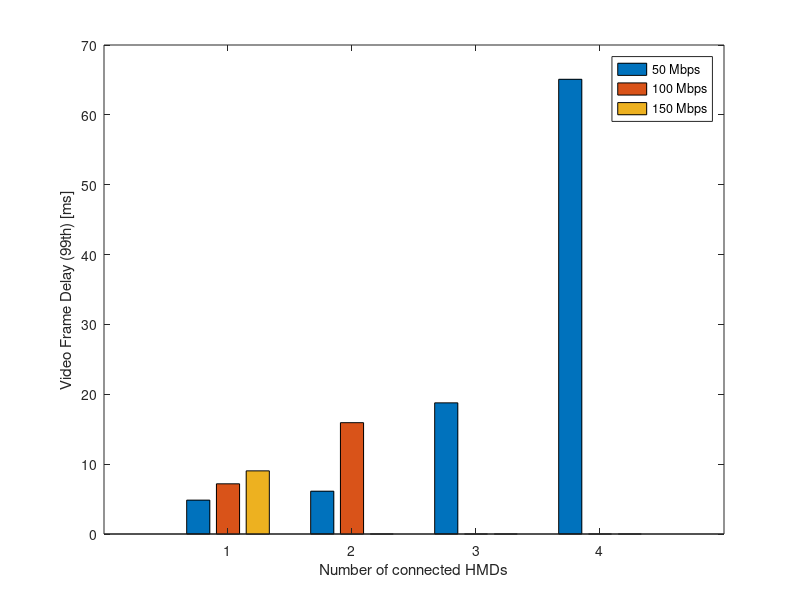
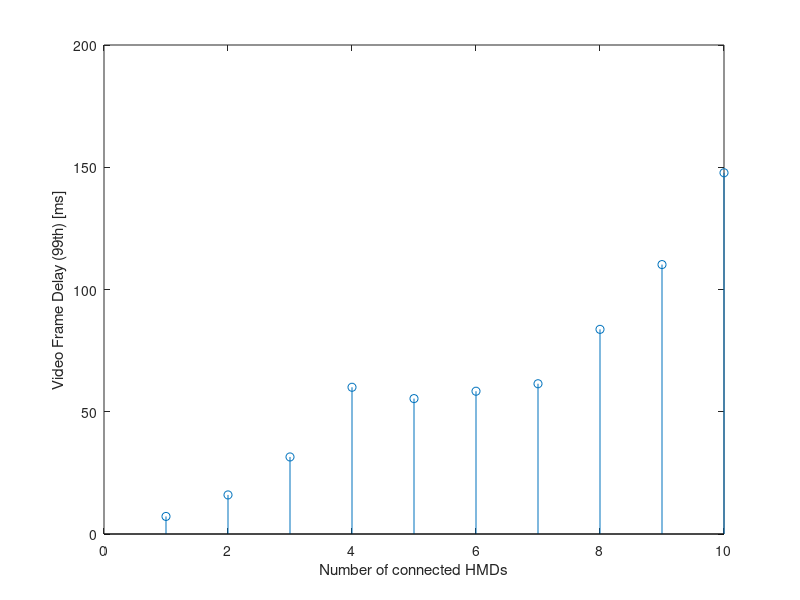
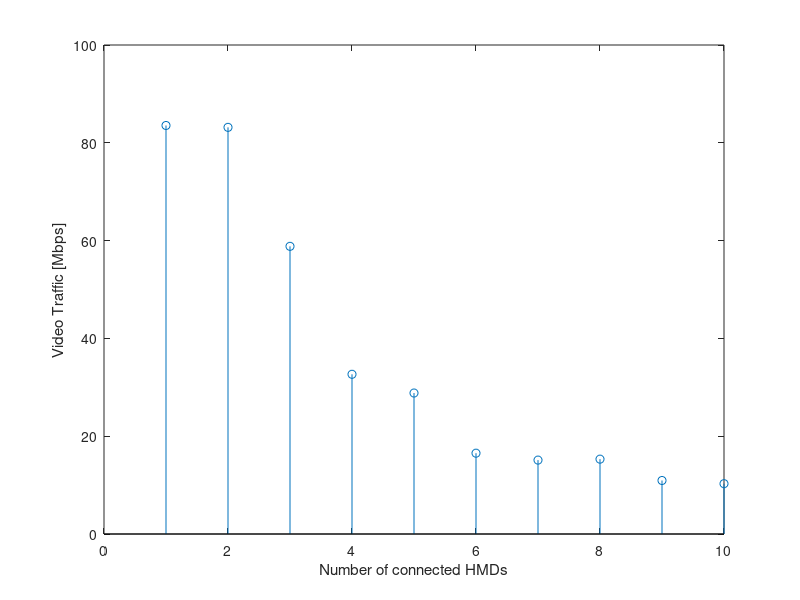

The MATLAB source for these figures, in order:

function PlotDelayvsUsers()

D50=[...
1 4 50000000.000000 0 0.000000 0.003612 0.004849 1.000000 48914880.000000 16.816143 0.004039 0.023468 23.500000 -67.607169 0
2 4 50000000.000000 0 0.000000 0.004228 0.006128 1.000000 48914880.000000 17.685835 0.016659 0.046537 24.499941 -67.607169 0
3 4 50000000.000000 0 0.000000 0.009479 0.018776 1.000000 48914880.000000 23.697738 0.093180 0.113119 93.990141 -67.607169 0
4 4 50000000.000000 0 0.000000 0.028172 0.065092 1.000000 48914880.000000 61.294592 0.089489 0.179012 412.353211 -67.607169 0
5 4 50000000.000000 0 0.000000 0.059113 0.123526 0.630050 33626080.000000 79.802519 0.088641 0.215833 923.185969 -67.607169 0;];

D100=[...
1 4 100000000.000000 0 0.000000 0.005649 0.007186 1.000000 97829760.000000 29.583794 0.006189 0.033282 47.337950 -67.607169 0
2 4 100000000.000000 0 0.000000 0.009707 0.015937 1.000000 97829760.000000 38.700982 0.085072 0.082261 107.834056 -67.607169 0
3 4 100000000.000000 0 0.000000 0.055197 0.103530 0.434499 68831500.000000 97.001921 0.092305 0.149056 930.834921 -67.607169 0
4 4 100000000.000000 0 0.000000 0.068478 0.130076 0.278095 36808540.000000 91.048422 0.089447 0.191691 959.832223 -67.607169 0;];

D150=[...
1 4 150000000.000000 0 0.000000 0.007672 0.009039 1.000000 146744640.000000 38.104785 0.010569 0.026264 68.226741 -67.607169 0
2 4 150000000.000000 0 0.000000 0.051882 0.103458 0.187393 107120200.000000 107.671791 0.074845 0.110737 910.454845 -67.607169 0;];


FrameDelay=[
    0.004849 0.006128 0.018776 0.065092;
    0.007186 0.015937 inf inf;
    0.009039 inf inf inf;].*1000;

figure
bar([1,2,3,4],FrameDelay');
ylabel('Video Frame Delay (99th) [ms]');
xlabel('Number of connected HMDs');
legend('50 Mbps','100 Mbps','150 Mbps');

RCA100=[...
1 4 100000000.000000 0 0.000000 0.005444 0.007186 1.000000 83542040.000000 23.982306 0.005853 0.028834 43.740478 -67.607169 1
2 4 100000000.000000 0 0.000000 0.007455 0.015983 1.000000 83159820.000000 32.707613 0.042485 0.076196 78.172792 -67.607169 1
3 4 100000000.000000 0 0.000000 0.012733 0.031513 0.998830 58827660.000000 36.514560 0.098339 0.124720 156.714200 -67.607169 1
4 4 100000000.000000 0 0.000000 0.015704 0.060016 0.995392 32660960.000000 33.138767 0.095129 0.156731 211.326025 -67.607169 1
5 4 100000000.000000 0 0.000000 0.017575 0.055381 0.994819 28830060.000000 28.346606 0.093447 0.181462 257.430467 -67.607169 1
6 4 100000000.000000 0 0.000000 0.018587 0.058395 0.991940 16526520.000000 22.789591 0.091161 0.207289 274.956786 -67.607169 1
7 4 100000000.000000 0 0.000000 0.021775 0.061455 0.993052 15115380.000000 21.289239 0.087975 0.231903 310.418833 -67.607169 1
8 4 100000000.000000 0 0.000000 0.028766 0.083701 0.996514 15307940.000000 24.368125 0.084950 0.266942 377.151033 -67.607169 1
9 4 100000000.000000 0 0.000000 0.040464 0.110196 0.993027 10941700.000000 30.425475 0.079130 0.312112 465.322418 -67.607169 1
10 4 100000000.000000 0 0.000000 0.056619 0.147752 0.990116 10293840.000000 38.174562 0.076500 0.327007 602.981124 -67.607169 1;];

figure
stem([1:10],RCA100(:,7).*1000);
%hold
%plot([1:10],ones(1,10).*(1/90));
%hold
ylabel('Video Frame Delay (99th) [ms]');
xlabel('Number of connected HMDs');
axis([0 10 0 200])

figure
stem([1:10],RCA100(:,9)./1E6);
%hold
%plot([1:10],ones(1,10).*(1/90));
%hold
ylabel('Video Traffic [Mbps]');
xlabel('Number of connected HMDs');
axis([0 10 0 100])
